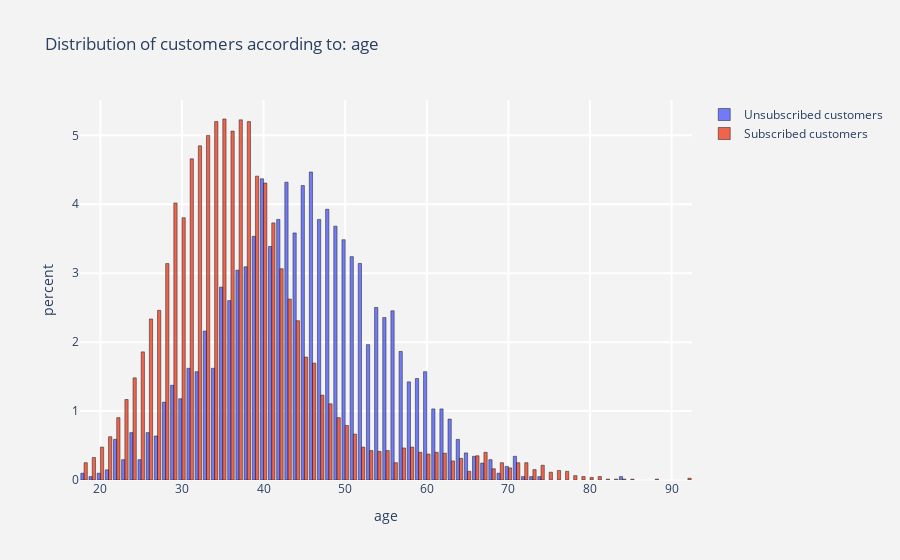

The notebook cell this image was saved under:
### Markdown cell above
#### 2.3.2.2 Age

### Code cell
# Call the histogram function to plot two histogram + curve (subscribers / unsubscribers) for the Age descriptor
hist_plot(data, num_cols[1])
# Calling the hist_plot function to plot the Age descriptor histogram
histogram(num_cols[1])

### Figure 1 — Plotly figure (JSON) as saved in the notebook; plotly's stock layout.template omitted (floating-point values rounded to 4 significant figures; data arrays with more than 128 entries replaced by an {"elided": "..."} marker saying what was removed)
{"data": [{"histnorm": "percent", "marker": {"line": {"color": "black", "width": 0.5}}, "name": "Unsubscribed customers", "opacity": 0.9, "type": "histogram", "x": {"elided": "2037 int values"}}, {"histnorm": "percent", "marker": {"line": {"color": "black", "width": 0.5}}, "name": "Subscribed customers", "opacity": 0.9, "type": "histogram", "x": {"elided": "7963 int values"}}], "layout": {"paper_bgcolor": "rgb(243,243,243)", "plot_bgcolor": "rgb(243,243,243)", "title": {"text": " Distribution of customers according to: age"}, "xaxis": {"gridcolor": "rgb(255, 255, 255)", "gridwidth": 2, "ticklen": 5, "title": {"text": "age"}, "zerolinewidth": 1}, "yaxis": {"gridcolor": "rgb(255, 255, 255)", "gridwidth": 2, "ticklen": 5, "title": {"text": "percent"}, "zerolinewidth": 1}}}
